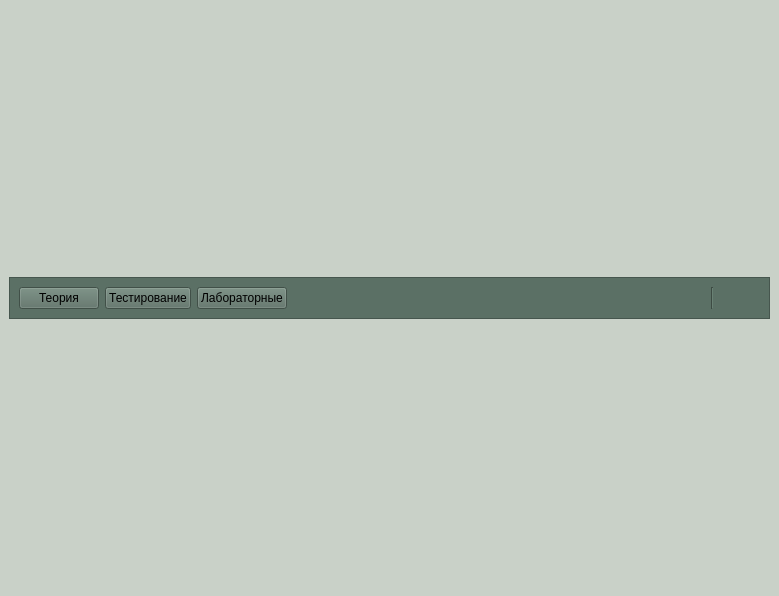
<?xml version="1.0" encoding="UTF-8"?>
<ui version="4.0">
 <class>MainWindow</class>
 <widget class="QMainWindow" name="MainWindow">
  <property name="geometry">
   <rect>
    <x>0</x>
    <y>0</y>
    <width>779</width>
    <height>596</height>
   </rect>
  </property>
  <property name="sizePolicy">
   <sizepolicy hsizetype="Preferred" vsizetype="Preferred">
    <horstretch>0</horstretch>
    <verstretch>0</verstretch>
   </sizepolicy>
  </property>
  <property name="contextMenuPolicy">
   <enum>Qt::PreventContextMenu</enum>
  </property>
  <property name="windowTitle">
   <string>ASSforOOP</string>
  </property>
  <property name="windowIcon">
   <iconset>
    <normalon>:/images/ASSofOOP.svg</normalon>
   </iconset>
  </property>
  <property name="autoFillBackground">
   <bool>false</bool>
  </property>
  <property name="styleSheet">
   <string notr="true">background-color: rgb(201, 209, 200);</string>
  </property>
  <widget class="QWidget" name="centralwidget">
   <property name="sizePolicy">
    <sizepolicy hsizetype="Preferred" vsizetype="Preferred">
     <horstretch>0</horstretch>
     <verstretch>0</verstretch>
    </sizepolicy>
   </property>
   <layout class="QVBoxLayout" name="verticalLayout">
    <item>
     <widget class="QFrame" name="menuBar">
      <property name="sizePolicy">
       <sizepolicy hsizetype="Preferred" vsizetype="Fixed">
        <horstretch>0</horstretch>
        <verstretch>0</verstretch>
       </sizepolicy>
      </property>
      <property name="autoFillBackground">
       <bool>false</bool>
      </property>
      <property name="styleSheet">
       <string notr="true">background-color: rgb(91, 112, 101);
border-color: rgb(48, 64, 64);</string>
      </property>
      <property name="frameShape">
       <enum>QFrame::StyledPanel</enum>
      </property>
      <property name="frameShadow">
       <enum>QFrame::Raised</enum>
      </property>
      <layout class="QHBoxLayout" name="horizontalLayout">
       <item>
        <widget class="QPushButton" name="TheoryButton">
         <property name="sizePolicy">
          <sizepolicy hsizetype="Minimum" vsizetype="Preferred">
           <horstretch>0</horstretch>
           <verstretch>0</verstretch>
          </sizepolicy>
         </property>
         <property name="text">
          <string>Теория</string>
         </property>
        </widget>
       </item>
       <item>
        <widget class="QPushButton" name="TestButton">
         <property name="sizePolicy">
          <sizepolicy hsizetype="Minimum" vsizetype="Preferred">
           <horstretch>0</horstretch>
           <verstretch>0</verstretch>
          </sizepolicy>
         </property>
         <property name="text">
          <string>Тестирование</string>
         </property>
        </widget>
       </item>
       <item>
        <widget class="QPushButton" name="LabsButton">
         <property name="sizePolicy">
          <sizepolicy hsizetype="Minimum" vsizetype="Preferred">
           <horstretch>0</horstretch>
           <verstretch>0</verstretch>
          </sizepolicy>
         </property>
         <property name="text">
          <string>Лабораторные</string>
         </property>
         <property name="autoRepeat">
          <bool>true</bool>
         </property>
        </widget>
       </item>
       <item>
        <spacer name="horizontalSpacer">
         <property name="orientation">
          <enum>Qt::Horizontal</enum>
         </property>
         <property name="sizeHint" stdset="0">
          <size>
           <width>40</width>
           <height>20</height>
          </size>
         </property>
        </spacer>
       </item>
       <item>
        <widget class="Line" name="line">
         <property name="orientation">
          <enum>Qt::Vertical</enum>
         </property>
        </widget>
       </item>
       <item>
        <widget class="QPushButton" name="menuButton">
         <property name="sizePolicy">
          <sizepolicy hsizetype="Maximum" vsizetype="Preferred">
           <horstretch>0</horstretch>
           <verstretch>0</verstretch>
          </sizepolicy>
         </property>
         <property name="text">
          <string/>
         </property>
         <property name="icon">
          <iconset resource="resources/ASSforOOP.qrc">
           <normaloff>:/images/menuButton.svg</normaloff>:/images/menuButton.svg</iconset>
         </property>
         <property name="iconSize">
          <size>
           <width>48</width>
           <height>48</height>
          </size>
         </property>
         <property name="flat">
          <bool>true</bool>
         </property>
        </widget>
       </item>
      </layout>
     </widget>
    </item>
   </layout>
  </widget>
 </widget>
 <resources>
  <include location="resources/ASSforOOP.qrc"/>
 </resources>
 <connections/>
</ui>
